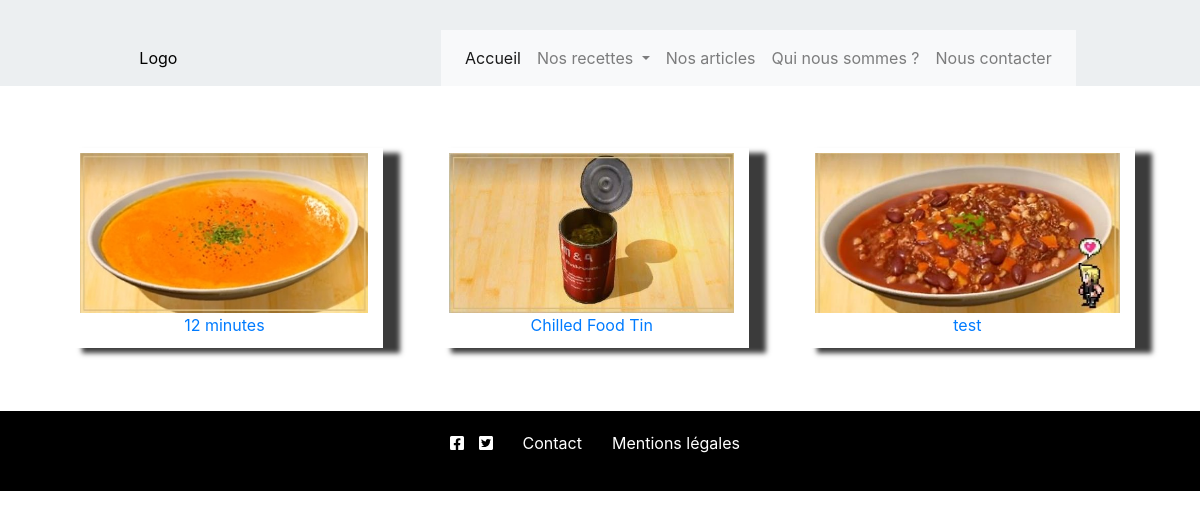
The app's page /front/nosrecettes.php, older data.
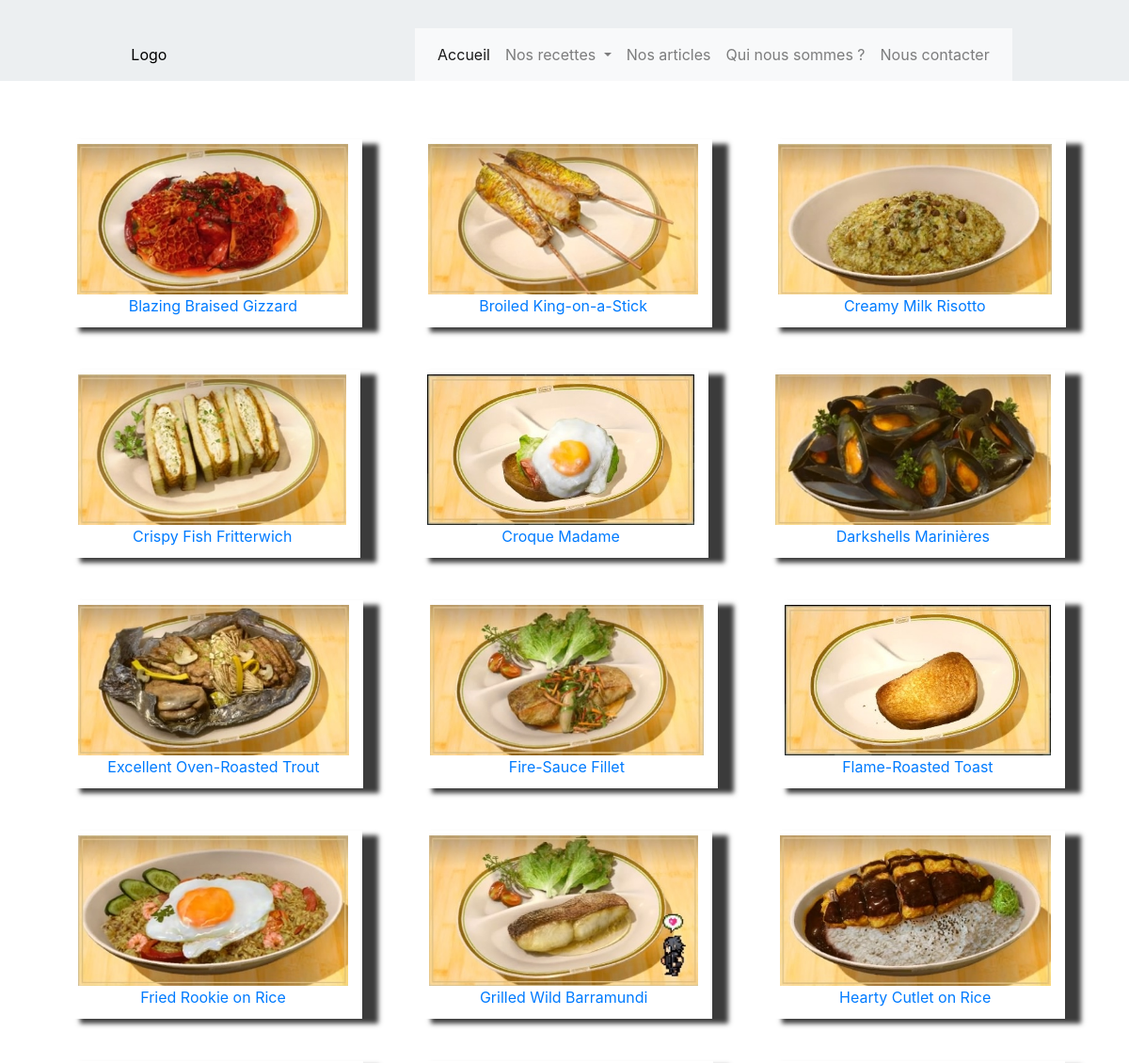
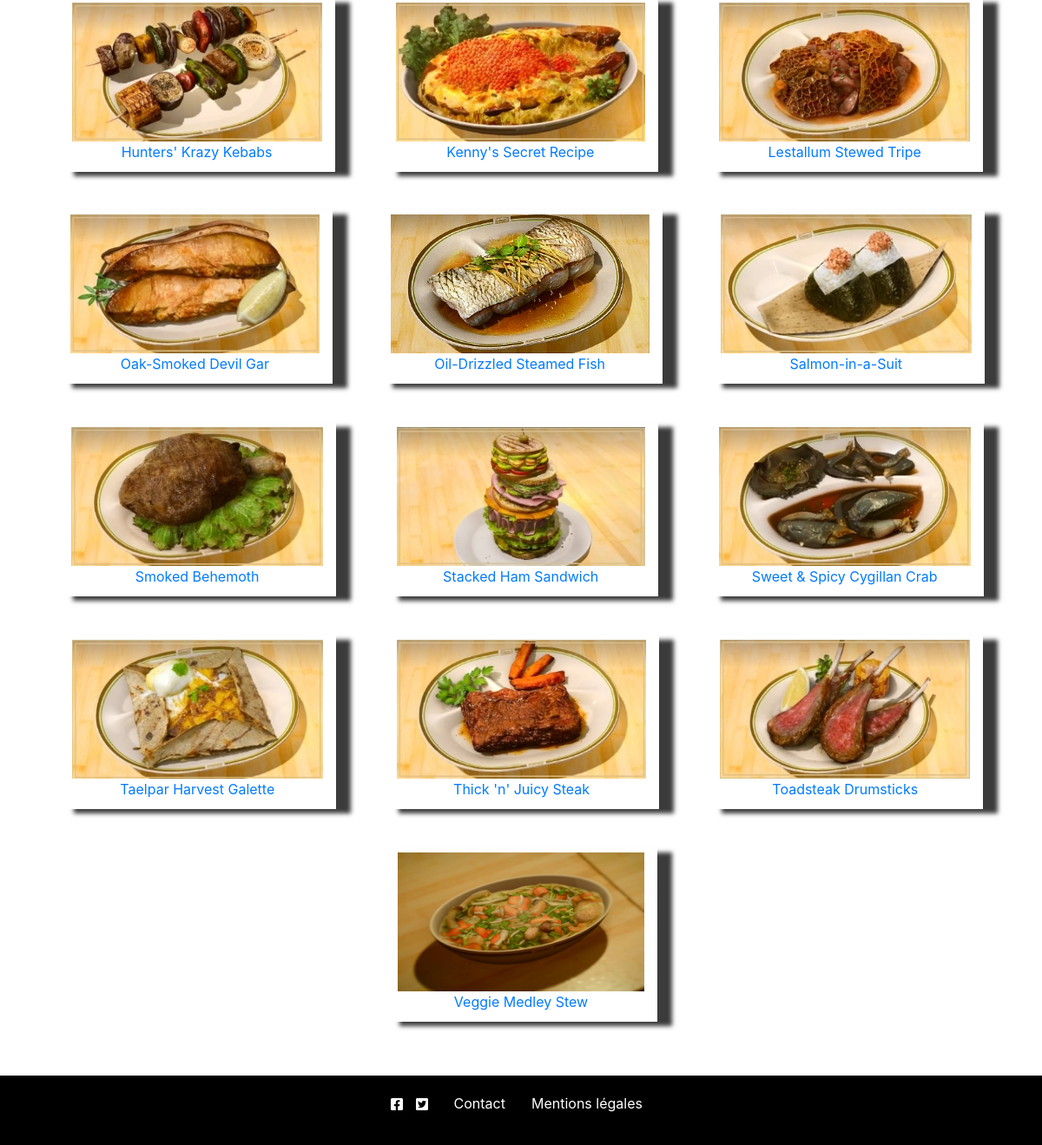
The same page, newer data (2 pictures, top to bottom).
### tables this page shows
CREATE TABLE IF NOT EXISTS `recette` (
  `idRecette` int(4) NOT NULL AUTO_INCREMENT,
  `idOrigine` int(4) NOT NULL,
  `nomRecette` varchar(100) NOT NULL,
  `descriptionRecette` varchar(500) DEFAULT NULL,
  `dureeCuisson` varchar(100) DEFAULT NULL,
  `dureePreparation` varchar(100) DEFAULT NULL,
  `recetteRecette` varchar(5000) DEFAULT NULL,
  `effetsRecette` varchar(500) DEFAULT NULL,
  `idCategorie` int(4) NOT NULL,
  `idImage` int(4) DEFAULT NULL,
  `idEtat` int(4) DEFAULT NULL,
  PRIMARY KEY (`idRecette`),
  KEY `fkOrigine` (`idOrigine`),
  KEY `fkCategorie` (`idCategorie`),
  KEY `fkImage` (`idImage`),
  KEY `fkEtat` (`idEtat`)
);

### front/nosrecettes.php (the view, shortened to what this page needs)
<section id="pageRecette">
  <?php
    $base = connect();
    $requete= $base->query("SELECT * FROM recette ORDER BY nomRecette");
    while($ligne= $requete->fetch(PDO::FETCH_OBJ)){
      $thumbnail = '<figure class="miniRecette">';
      $thumbnail .= '<a href="recette.php?idrecette='.$ligne->idRecette.'">';
      $image= $base->query("SELECT urlImage FROM image WHERE idImage='".$ligne->idImage."'")->fetch(PDO::FETCH_OBJ);
      $image->urlImage = str_replace("_p", "_g", $image->urlImage);
      $thumbnail .= '<img src="'.$image->urlImage.'" alt="'.$ligne->nomRecette.'">';
      $thumbnail .= '<figcaption>'.$ligne->nomRecette.'</figcaption>';
      $thumbnail .= '</a>';
      $thumbnail .= '</figure>';
      echo $thumbnail;
    }
  ?>
</section>

### css/front.css (style rules this page uses)
* { margin:0; padding:0; box-sizing:border-box; }
a,input, textarea { outline:none; }
a { text-decoration: none; display: inline-block; padding: 5px 15px; }
body { font-size: 1.2rem; font-family: 'Roboto', sans-serif; }
header { justify-content: space-around; align-items: center; padding-top:30px; background-color:#eceff1 ; }
header ul { display: flex; list-style: none; height: 5vh; position: relative; }
header a { color: #000; }
object { width: 15vw; height: 15vh; pointer-events: none; }
header nav { z-index: 100; }
header li { background-color: #f8f9fa; }
#pageRecette { display: flex; justify-content: space-around; flex-wrap: wrap; padding: 5vh; }
.miniRecette { height: 25vh; width: auto; box-shadow: 17px 5px 5px rgba(0, 0, 0, 0.767); margin: 2%; text-align: center; }
.miniRecette img { display: inline-block; height: 20vh; }
footer { background-color: #000; color: #fff; height: 10vh; justify-content: center; align-items: center; }
#reseauxSociaux { margin-right:10px; margin-bottom: 15px; }
#reseauxSociaux a { padding: 5px; }
footer a { color: #fff; }

Row changes from the older to the newer data that the page shows:
removed recette: shows a picture, nomRecette "12 minutes"
removed recette: shows a picture, nomRecette "Chilled Food Tin"
removed recette: nomRecette (picture), nomRecette "test"
added recette: nomRecette (picture), nomRecette "Blazing Braised Gizzard"
added recette: nomRecette (picture), nomRecette "Broiled King-on-a-Stick"
added recette: nomRecette (picture), nomRecette "Creamy Milk Risotto"
added recette: nomRecette (picture), nomRecette "Crispy Fish Fritterwich"
added recette: nomRecette (picture), nomRecette "Croque Madame"
added recette: nomRecette (picture), nomRecette "Darkshells Marinières"
added recette: nomRecette (picture), nomRecette "Excellent Oven-Roasted Trout"
added recette: nomRecette (picture), nomRecette "Fire-Sauce Fillet"
added recette: nomRecette (picture), nomRecette "Flame-Roasted Toast"
added recette: nomRecette (picture), nomRecette "Fried Rookie on Rice"
added recette: nomRecette (picture), nomRecette "Grilled Wild Barramundi"
added recette: nomRecette (picture), nomRecette "Hearty Cutlet on Rice"
added recette: nomRecette (picture), nomRecette "Hunters' Krazy Kebabs"
added recette: nomRecette (picture), nomRecette "Kenny's Secret Recipe"
added recette: nomRecette (picture), nomRecette "Lestallum Stewed Tripe"
added recette: nomRecette (picture), nomRecette "Oak-Smoked Devil Gar"
added recette: nomRecette (picture), nomRecette "Oil-Drizzled Steamed Fish"
added recette: nomRecette (picture), nomRecette "Salmon-in-a-Suit"
added recette: nomRecette (picture), nomRecette "Smoked Behemoth"
added recette: nomRecette (picture), nomRecette "Stacked Ham Sandwich"
added recette: nomRecette (picture), nomRecette "Sweet & Spicy Cygillan Crab"
added recette: nomRecette (picture), nomRecette "Taelpar Harvest Galette"
added recette: nomRecette (picture), nomRecette "Thick 'n' Juicy Steak"
added recette: nomRecette (picture), nomRecette "Toadsteak Drumsticks"
added recette: nomRecette (picture), nomRecette "Veggie Medley Stew"
